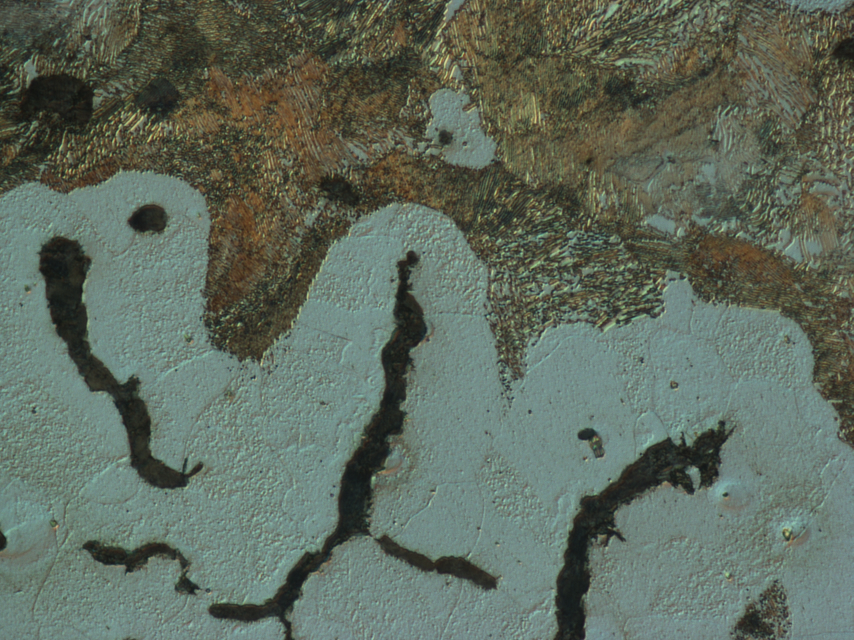
#> input picture Zdjecia/1/Wytop I x500 12mm-1.jpg, 2560 x 1920 px, found by its file name (shown at 1/3 size); its folder holds 3 pictures in this run
$ python generate_final_dataset.py
#> lines starting #> are read from the running program, lines starting #| are printed output that depends on the picture
from pathlib import Path
from PIL import Image, ImageDraw, ImageFilter, ImageStat
import csv
import random
import math
import hashlib


# =========================================================
# KONFIGURACJA
# =========================================================

SOURCE_ROOT = Path("Zdjecia")
MANIFEST = Path("experiment_manifest_final.csv")

OUTPUT_ROOT = Path("final_dataset")
MASK_ROOT = Path("final_masks")

OUTPUT_MANIFEST = Path("final_dataset_manifest.csv")

MASTER_SEED = 2026

JPEG_QUALITY = 95
JPEG_SUBSAMPLING = 0


# =========================================================
# POMOCNICZE
# =========================================================

def get_rng_for_source(source_id):
    """
    Tworzy deterministyczny generator losowy dla konkretnego obrazu.
    Ten sam source_id + MASTER_SEED zawsze da tę samą anomalię.
    """

    seed_text = f"{MASTER_SEED}:{source_id}"

    digest = hashlib.sha256(
        seed_text.encode("utf-8")
    ).digest()

    seed = int.from_bytes(
        digest[:8],
        byteorder="big",
        signed=False
    )

    return random.Random(seed), seed


# =========================================================
# MASKA ANOMALII
# =========================================================

def create_irregular_mask(width, height, rng):

    min_dim = min(width, height)

    radius_fraction = rng.uniform(
        0.045,
        0.10
    )

    base_radius = int(
        min_dim * radius_fraction
    )

    x_scale = rng.uniform(
        0.75,
        1.30
    )

    y_scale = rng.uniform(
        0.75,
        1.30
    )

    margin = int(
        base_radius * 1.8
    )

    center_x = rng.randint(
        margin,
        width - margin
    )

    center_y = rng.randint(
        margin,
        height - margin
    )

    number_of_points = rng.randint(
        12,
        20
    )

    points = []

    for i in range(number_of_points):

        angle = (
            2 * math.pi
            * i
            / number_of_points
        )

        radius_noise = rng.uniform(
            0.60,
            1.35
        )

        radius = (
            base_radius
            * radius_noise
        )

        x = (
            center_x
            + math.cos(angle)
            * radius
            * x_scale
        )

        y = (
            center_y
            + math.sin(angle)
            * radius
            * y_scale
        )

        points.append(
            (x, y)
        )


    mask = Image.new(
        "L",
        (width, height),
        0
    )

    draw = ImageDraw.Draw(mask)

    draw.polygon(
        points,
        fill=255
    )


    satellite_count = rng.randint(
        1,
        3
    )

    for _ in range(satellite_count):

        offset_x = rng.randint(
            -base_radius,
            base_radius
        )

        offset_y = rng.randint(
            -base_radius,
            base_radius
        )

        satellite_radius = int(
            base_radius
            * rng.uniform(
                0.25,
                0.55
            )
        )

        sx = center_x + offset_x
        sy = center_y + offset_y

        draw.ellipse(
            [
                sx - satellite_radius,
                sy - satellite_radius,
                sx + satellite_radius,
                sy + satellite_radius
            ],
            fill=rng.randint(
                160,
                255
            )
        )


    blur_px = max(
        1,
        int(
            min_dim
            * rng.uniform(
                0.010,
                0.022
            )
        )
    )

    mask = mask.filter(
        ImageFilter.GaussianBlur(
            radius=blur_px
        )
    )


    parameters = {
        "center_x": center_x,
        "center_y": center_y,
        "radius_px": base_radius,
        "radius_fraction": radius_fraction,
        "x_scale": x_scale,
        "y_scale": y_scale,
        "number_of_points": number_of_points,
        "satellite_count": satellite_count,
        "blur_px": blur_px
    }


    return mask, parameters


# =========================================================
# GENEROWANIE ANOMALII
# =========================================================

def apply_anomaly(image, rng):

    image = image.convert("RGB")

    width, height = image.size

    mask, params = create_irregular_mask(
        width,
        height,
        rng
    )


    # -----------------------------------------------------
    # Lokalna jasność
    # -----------------------------------------------------

    grayscale = image.convert("L")

    statistics = ImageStat.Stat(
        grayscale,
        mask=mask
    )

    local_brightness = (
        statistics.mean[0]
    )


    # -----------------------------------------------------
    # Adaptacyjna siła przyciemnienia
    # -----------------------------------------------------

    darkening_strength = (
        0.68
        - 0.0015
        * local_brightness
    )

    darkening_strength += rng.uniform(
        -0.04,
        0.04
    )

    darkening_strength = max(
        0.35,
        min(
            0.65,
            darkening_strength
        )
    )


    brightness_factor = (
        1.0
        - darkening_strength
    )


    darkened = image.point(
        lambda value:
            int(
                value
                * brightness_factor
            )
    )


    anomaly = Image.composite(
        darkened,
        image,
        mask
    )


    params["local_brightness"] = (
        local_brightness
    )

    params["darkening_strength"] = (
        darkening_strength
    )


    return anomaly, mask, params


# =========================================================
# WCZYTANIE MANIFESTU
# =========================================================

with open(
    MANIFEST,
    "r",
    encoding="utf-8-sig"
) as f:

#> (reads experiment_manifest_final.csv from the repository)
    rows = list(
        csv.DictReader(f)
    )


print("=" * 80)
print("GENEROWANIE FINALNEGO ZBIORU")
print("=" * 80)

print(
    f"\nLiczba obrazów źródłowych: "
    f"{len(rows)}"
)


# =========================================================
# UTWORZENIE KATALOGÓW
# =========================================================

splits = [
    "train",
    "validation",
    "test"
]

classes = [
    "clean",
    "anomaly"
]


for split in splits:

    for class_name in classes:

        (
            OUTPUT_ROOT
            / split
            / class_name
        ).mkdir(
            parents=True,
            exist_ok=True
        )

    (
        MASK_ROOT
        / split
    ).mkdir(
        parents=True,
        exist_ok=True
    )


# =========================================================
# GENEROWANIE ZBIORU
# =========================================================

final_rows = []


for index, row in enumerate(
    rows,
    start=1
):

    source_id = row["source_id"]
    split = row["split"]

    source_path = (
        SOURCE_ROOT
        / Path(
            row["source_path"]
        )
    )


    if not source_path.exists():

        raise FileNotFoundError(
            f"Nie znaleziono pliku: "
            f"{source_path}"
        )


    rng, image_seed = (
        get_rng_for_source(
            source_id
        )
    )


    with Image.open(
        source_path
    ) as img:

#> img is the input picture: PIL image 2560x1920 RGB; mean R, G, B 95, 106.8, 94.2
        original = img.convert(
            "RGB"
        )

        anomaly, mask, params = (
            apply_anomaly(
                original,
                rng
            )
        )
#> in create_irregular_mask, `mask = Image.new( "L", (width, height), 0 )`: mask: PIL image 2560x1920 L; every value is 0
#> in create_irregular_mask, `blur_px = max( 1, int( min_dim * rng.uniform( 0.010, 0.022 ) ) )`: blur_px = 37
#> in create_irregular_mask, `mask = mask.filter( ImageFilter.GaussianBlur( radius=blur_px ) )`:
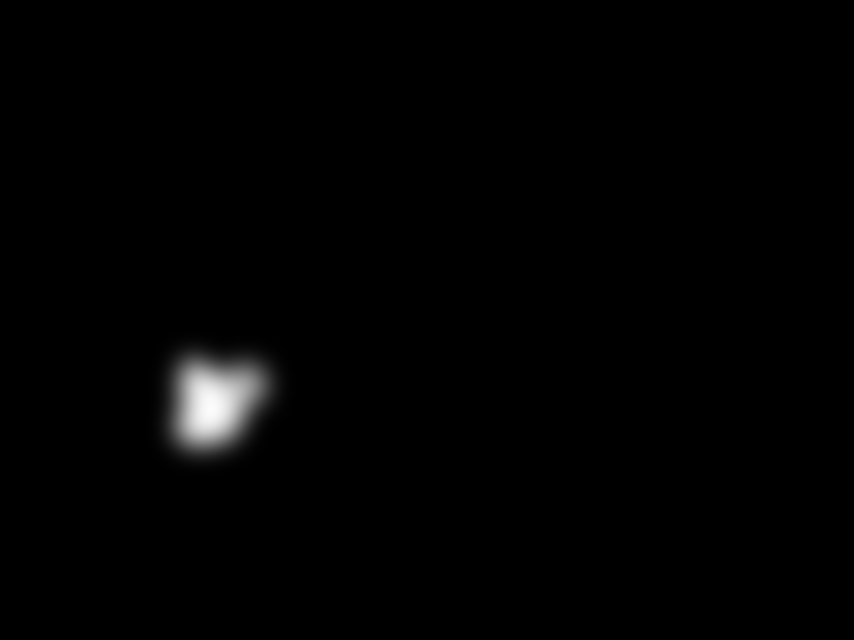
#> mask: PIL image 2560x1920 L (shown at 1/3 size); min 0, max 251, mean 2.3
#> in apply_anomaly, `mask, params = create_irregular_mask( width, height, rng )`: params = 9 items
#> in apply_anomaly, `grayscale = image.convert("L")`:
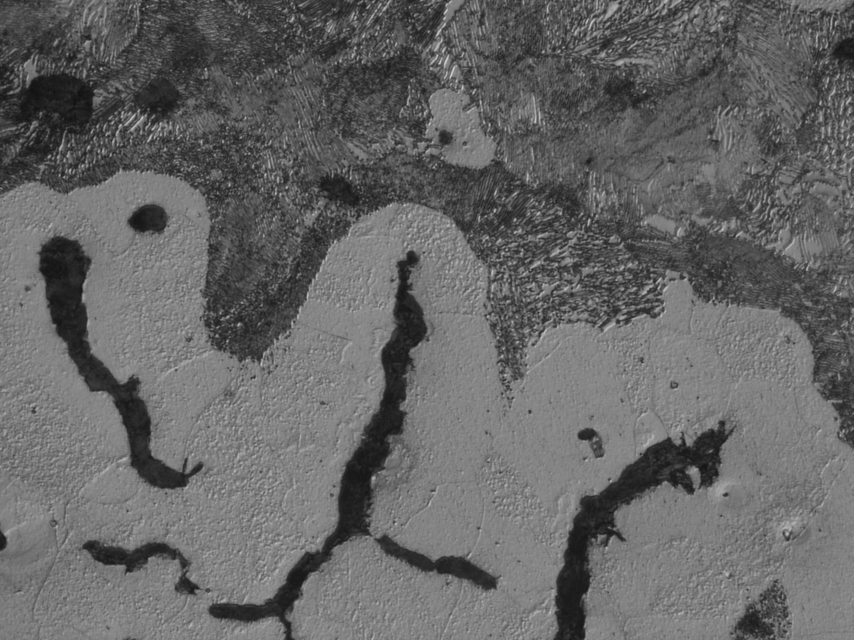
#> grayscale: PIL image 2560x1920 L (shown at 1/3 size); min 15, max 216, mean 101.8
#> in apply_anomaly, `local_brightness = ( statistics.mean[0] )`: local_brightness = 122.2
#> in apply_anomaly, `darkening_strength = ( 0.68 - 0.0015 * local_brightness )`: darkening_strength = 0.497
#> in apply_anomaly, `darkening_strength += rng.uniform( -0.04, 0.04 )`: darkening_strength = 0.535
#> in apply_anomaly, `brightness_factor = ( 1.0 - darkening_strength )`: brightness_factor = 0.465
#> in apply_anomaly, `darkened = image.point( lambda value: int( value * brightness_factor ) )`:
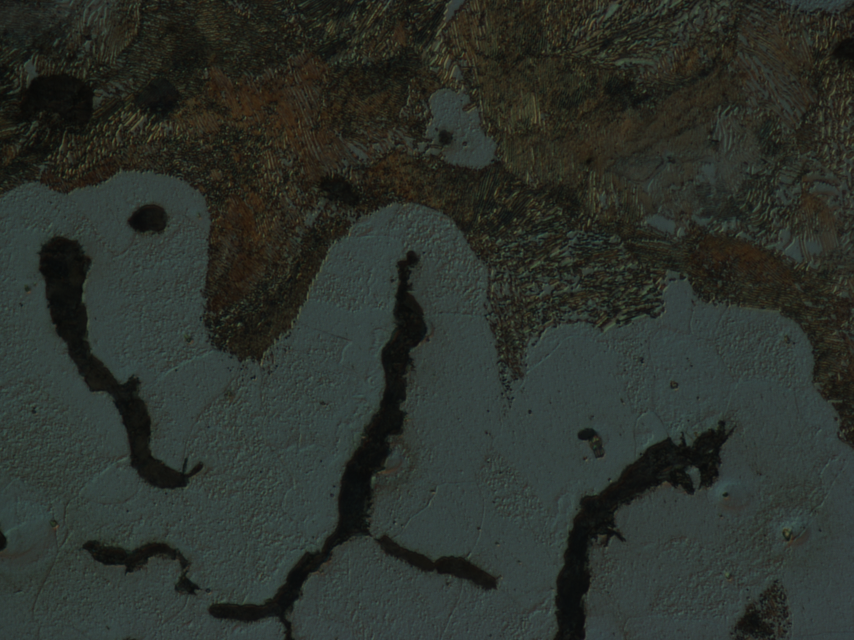
#> darkened: PIL image 2560x1920 RGB (shown at 1/3 size); mean R, G, B 43.7, 49.2, 43.3
#> params = 11 items
#> (the run stopped early here; a loop or call above may not have finished)
